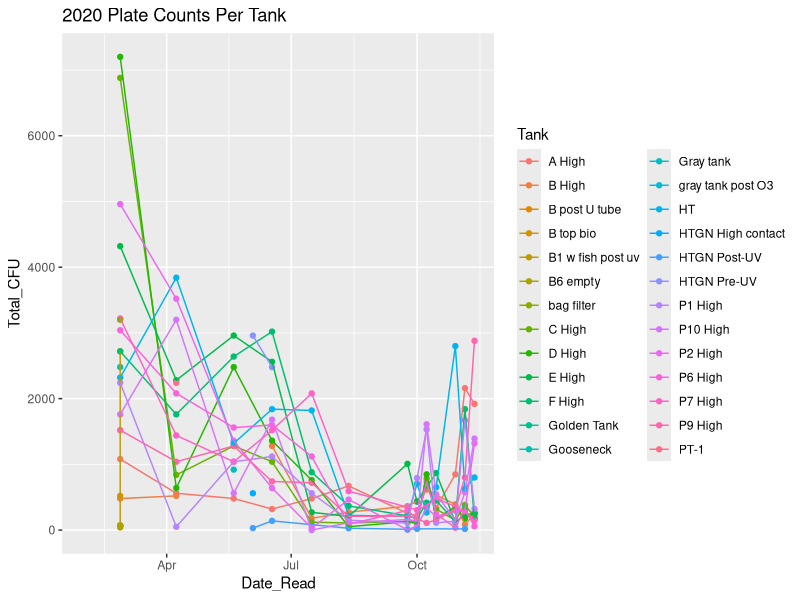
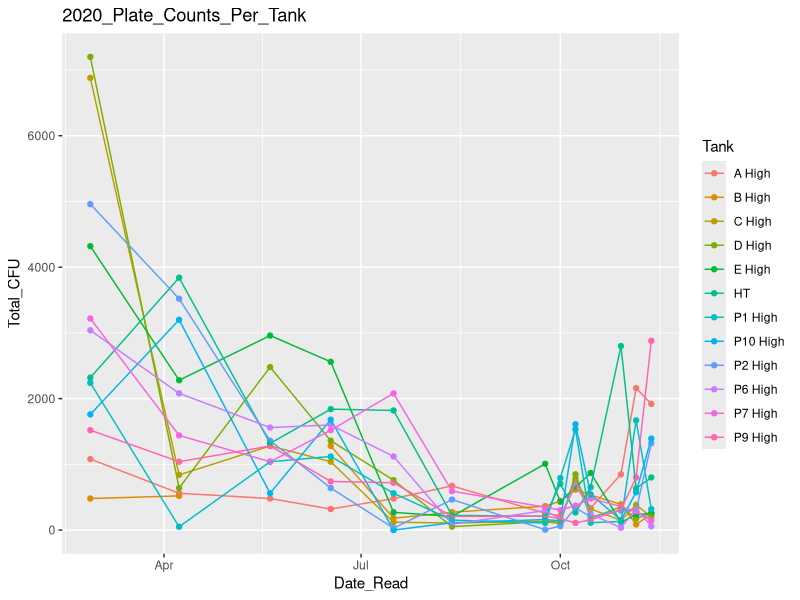
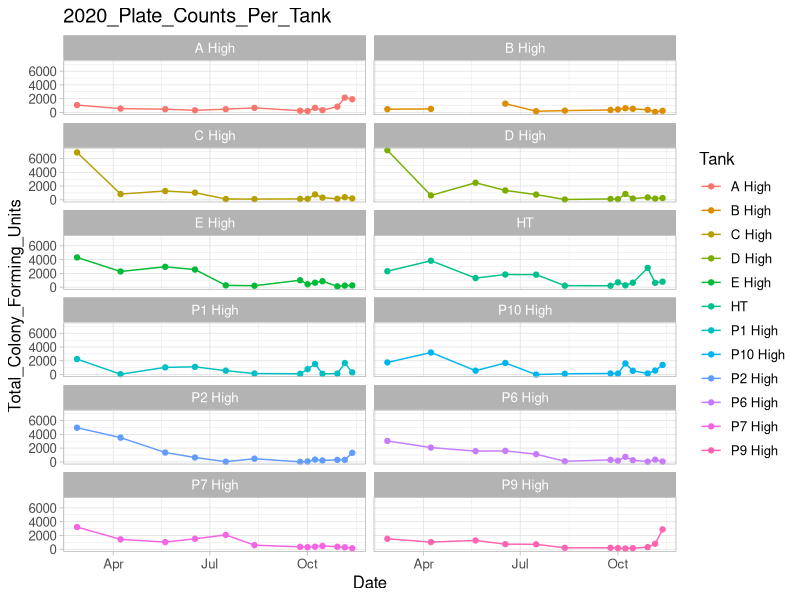
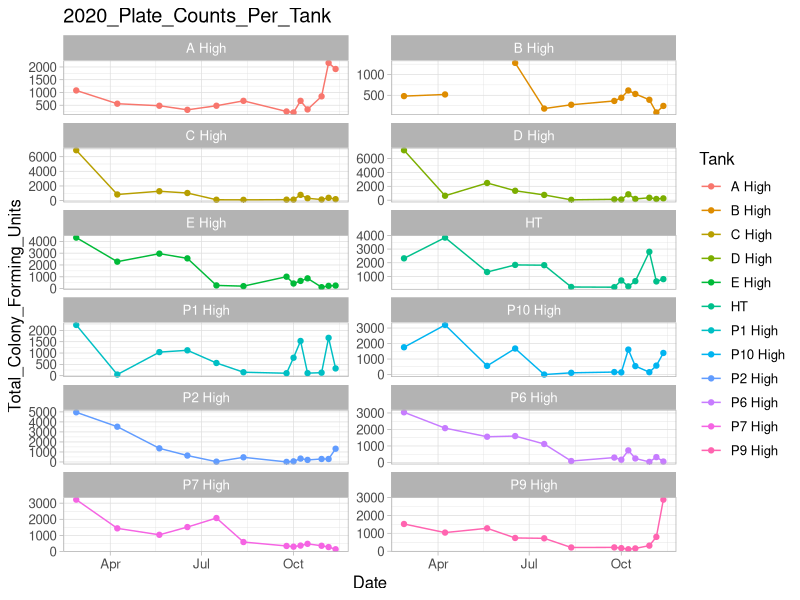
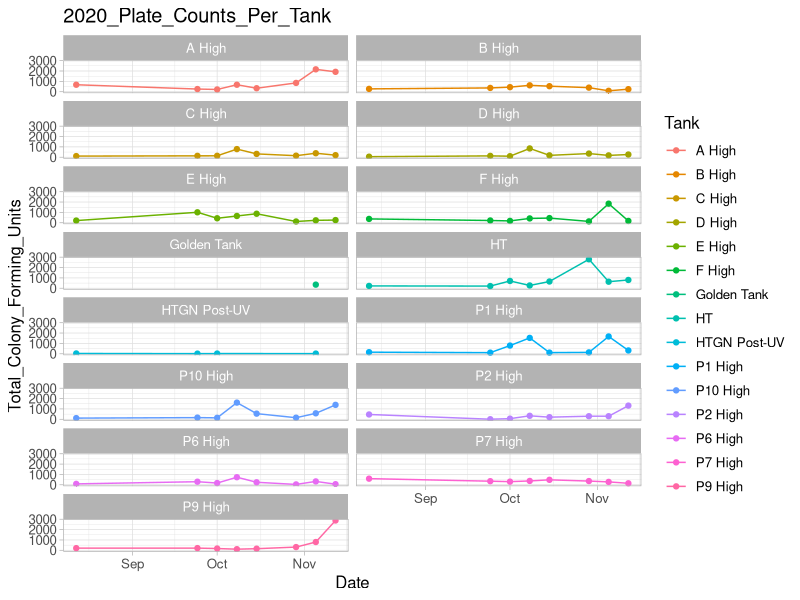
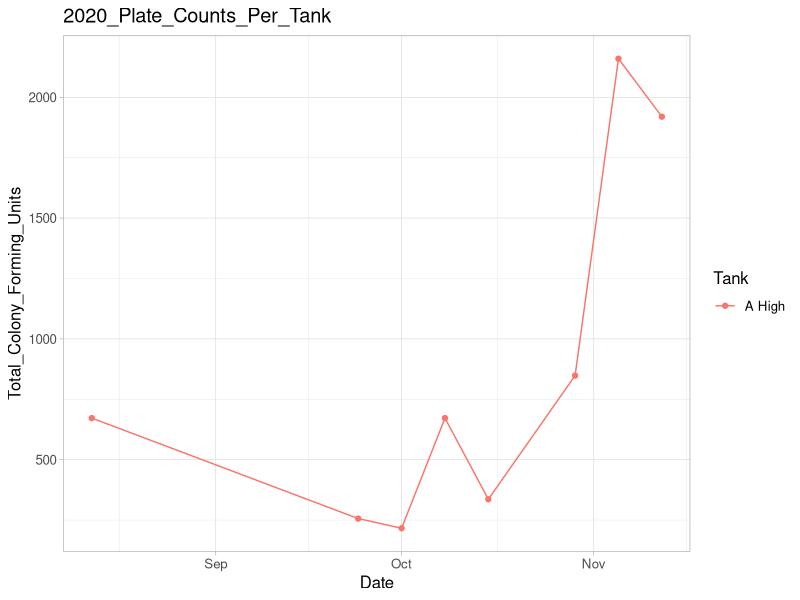
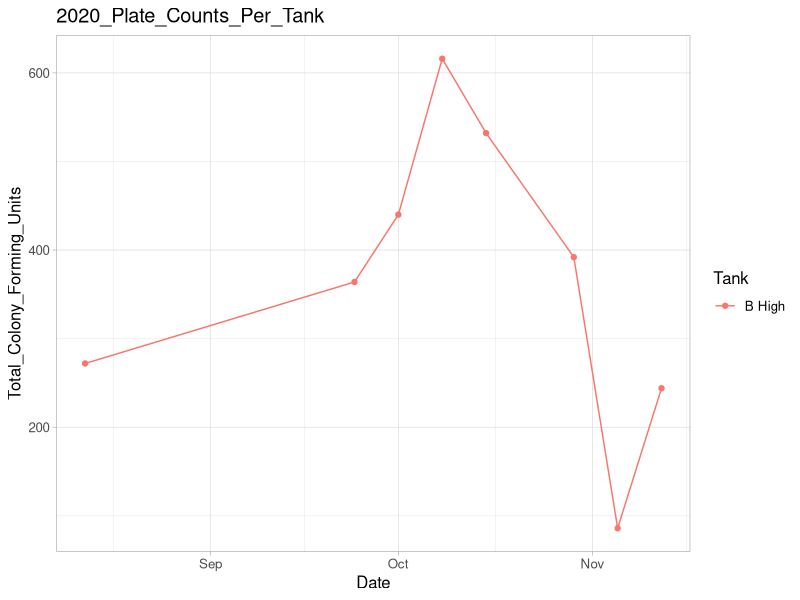
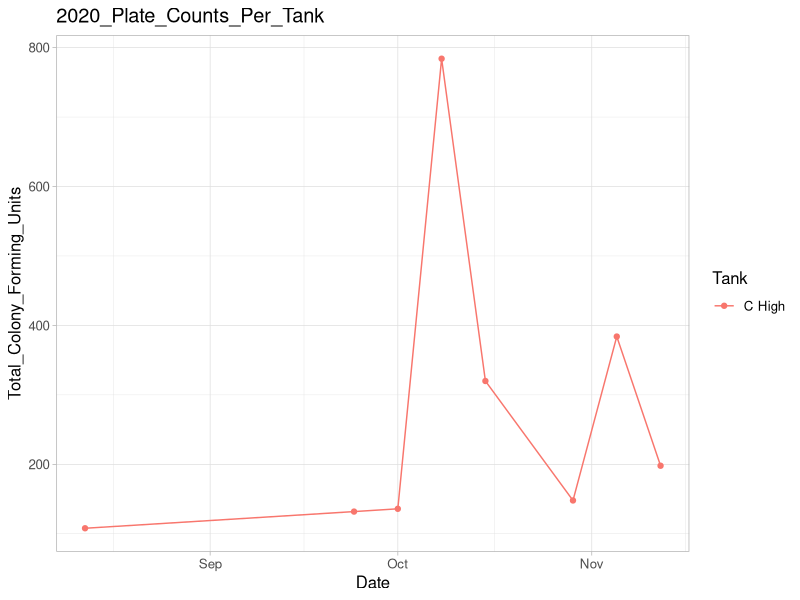

These figures' R source, in order:
## ---- chunk 1
knitr::opts_chunk$set(echo = TRUE, warning=FALSE, message=FALSE)
## ---- chunk 2
library(tidyverse)
library(dplyr)
library(lubridate)
## ---- chunk 3
plate_counts_df_11_12 <- read_csv("2017_plate_counts_fixed_11_12.csv",
    col_types = cols(Dilution_X = col_number(), 
        Half_Plate_Count_TSA_W_SB = col_number(), 
        Full_Plate = col_number(), Hours = col_number(), 
        Count_X_Dil = col_number(), Total_CFU = col_number()),
    locale = locale())
view(plate_counts_df_11_12)

plate_counts_df_11_12 %>% 
  group_by(Date_Read, Tank, Total_CFU) %>% 
  filter(Date_Read >= as.Date("2020-01-30")) %>% 
  ggplot(aes(x = Date_Read, y = Total_CFU)) +
  geom_point((aes(color = Tank))) +
    geom_line((aes(color = Tank))) +
    ggtitle("2020 Plate Counts Per Tank")
## ---- chunk 4
plate_counts_df_11_12 %>% 
  group_by(Date_Read, Tank, Total_CFU) %>% 
  filter(Date_Read >= as.Date("2020-01-30")) %>%
  filter(Tank %in% c("A High", "B High", "B6", "C High", "D High", "E High", "HT", "P1 High", "P2 High", "P6 High", "P7 High", "P9 High", "P9", "P10", "P10 High")) %>% 
  ggplot(aes(x = Date_Read, y = Total_CFU)) +
  geom_point((aes(color = Tank))) +
    geom_line((aes(color = Tank))) +
    ggtitle("2020_Plate_Counts_Per_Tank")
## ---- chunk 5
plate_counts_df_11_12 %>% 
  group_by(Date_Read, Tank, Total_CFU) %>% 
  filter(Date_Read >= as.Date("2020-01-30")) %>%
  filter(Tank %in% c("A High", "B High", "B6", "C High", "D High", "E High", "HT", "P1 High", "P2 High", "P6 High", "P7 High", "P9 High", "P9", "P10", "P10 High")) %>%
  ggplot(aes(x = Date_Read, y = Total_CFU)) +
  geom_point((aes(color = Tank))) +
    geom_line((aes(color = Tank, group = Tank))) +
    ggtitle("2020_Plate_Counts_Per_Tank") +
  facet_wrap(~Tank, ncol=2) +
  labs(x = "Date", y = "Total_Colony_Forming_Units") +
  theme_light() +
  theme(text = element_text (size = 12))

plate_counts_df_11_12 %>% 
  group_by(Date_Read, Tank, Total_CFU) %>% 
  filter(Date_Read >= as.Date("2020-01-30")) %>%
  filter(Tank %in% c("A High", "B High", "B6", "C High", "D High", "E High", "HT", "P1 High", "P2 High", "P6 High", "P7 High", "P9 High", "P9", "P10", "P10 High", "P10 high")) %>%
  ggplot(aes(x = Date_Read, y = Total_CFU)) +
  geom_point((aes(color = Tank))) +
    geom_line((aes(color = Tank, group = Tank))) +
    ggtitle("2020_Plate_Counts_Per_Tank") +
  facet_wrap(~Tank, ncol=2, scales="free_y") +
  labs(x = "Date", y = "Total_Colony_Forming_Units") +
  theme_light() +
  theme(text = element_text (size = 12))
## ---- chunk 6
plate_counts_df_11_12 %>% 
  group_by(Date_Read, Tank, Total_CFU) %>% 
  filter(Date_Read >= as.Date("2020-08-12")) %>%
  ggplot(aes(x = Date_Read, y = Total_CFU)) +
  geom_point((aes(color = Tank))) +
    geom_line((aes(color = Tank, group = Tank))) +
    ggtitle("2020_Plate_Counts_Per_Tank") +
  facet_wrap(~Tank, ncol=2) +
  labs(x = "Date", y = "Total_Colony_Forming_Units") +
  theme_light() +
  theme(text = element_text (size = 12))
## ---- chunk 7
plate_counts_df_11_12 %>% 
  group_by(Date_Read, Tank, Total_CFU) %>% 
  filter(Date_Read >= as.Date("2020-08-12")) %>%
  filter(Tank %in% c("A High")) %>%
  ggplot(aes(x = Date_Read, y = Total_CFU)) +
  geom_point((aes(color = Tank))) +
    geom_line((aes(color = Tank, group = Tank))) +
    ggtitle("2020_Plate_Counts_Per_Tank") +
  labs(x = "Date", y = "Total_Colony_Forming_Units") +
  theme_light() +
  theme(text = element_text (size = 12))
## ---- chunk 8
plate_counts_df_11_12 %>% 
  group_by(Date_Read, Tank, Total_CFU) %>% 
  filter(Date_Read >= as.Date("2020-08-12")) %>%
  filter(Tank %in% c("B High")) %>%
  ggplot(aes(x = Date_Read, y = Total_CFU)) +
  geom_point((aes(color = Tank))) +
    geom_line((aes(color = Tank, group = Tank))) +
    ggtitle("2020_Plate_Counts_Per_Tank") +
  labs(x = "Date", y = "Total_Colony_Forming_Units") +
  theme_light() +
  theme(text = element_text (size = 12))
## ---- chunk 9
plate_counts_df_11_12 %>% 
  group_by(Date_Read, Tank, Total_CFU) %>% 
  filter(Date_Read >= as.Date("2020-08-12")) %>%
  filter(Tank %in% c("C High")) %>%
  ggplot(aes(x = Date_Read, y = Total_CFU)) +
  geom_point((aes(color = Tank))) +
    geom_line((aes(color = Tank, group = Tank))) +
    ggtitle("2020_Plate_Counts_Per_Tank") +
  labs(x = "Date", y = "Total_Colony_Forming_Units") +
  theme_light() +
  theme(text = element_text (size = 12))
## ---- chunk 10
plate_counts_df_11_12 %>% 
  group_by(Date_Read, Tank, Total_CFU) %>% 
  filter(Date_Read >= as.Date("2020-08-12")) %>%
  filter(Tank %in% c("D High")) %>%
  ggplot(aes(x = Date_Read, y = Total_CFU)) +
  geom_point((aes(color = Tank))) +
    geom_line((aes(color = Tank, group = Tank))) +
    ggtitle("2020_Plate_Counts_Per_Tank") +
  labs(x = "Date", y = "Total_Colony_Forming_Units") +
  theme_light() +
  theme(text = element_text (size = 12))
## ---- chunk 11
plate_counts_df_11_12 %>% 
  group_by(Date_Read, Tank, Total_CFU) %>% 
  filter(Date_Read >= as.Date("2020-08-12")) %>%
  filter(Tank %in% c("E High")) %>%
  ggplot(aes(x = Date_Read, y = Total_CFU)) +
  geom_point((aes(color = Tank))) +
    geom_line((aes(color = Tank, group = Tank))) +
    ggtitle("2020_Plate_Counts_Per_Tank") +
  labs(x = "Date", y = "Total_Colony_Forming_Units") +
  theme_light() +
  theme(text = element_text (size = 12))
## ---- chunk 12
plate_counts_df_11_12 %>% 
  group_by(Date_Read, Tank, Total_CFU) %>% 
  filter(Date_Read >= as.Date("2020-08-12")) %>%
  filter(Tank %in% c("F High")) %>%
  ggplot(aes(x = Date_Read, y = Total_CFU)) +
  geom_point((aes(color = Tank))) +
    geom_line((aes(color = Tank, group = Tank))) +
    ggtitle("2020_Plate_Counts_Per_Tank") +
  labs(x = "Date", y = "Total_Colony_Forming_Units") +
  theme_light() +
  theme(text = element_text (size = 12))
## ---- chunk 13
plate_counts_df_11_12 %>% 
  group_by(Date_Read, Tank, Total_CFU) %>% 
  filter(Date_Read >= as.Date("2020-08-12")) %>%
  filter(Tank %in% c("P1 High", "P2 High", "P6 High", "P7 High", "P9 High", "P10 High")) %>%
  ggplot(aes(x = Date_Read, y = Total_CFU)) +
  geom_point((aes(color = Tank))) +
    geom_line((aes(color = Tank, group = Tank))) +
    ggtitle("2020_Plate_Counts_Per_Tank") +
  labs(x = "Date", y = "Total_Colony_Forming_Units") +
  theme_light() +
  theme(text = element_text (size = 12))

plate_counts_df_11_12 %>% 
  group_by(Date_Read, Tank, Total_CFU) %>% 
  filter(Date_Read >= as.Date("2020-08-12")) %>%
  filter(Tank %in% c("P1 High", "P2 High", "P6 High", "P7 High", "P9 High", "P10 High")) %>%
  ggplot(aes(x = Date_Read, y = Total_CFU)) +
  geom_point((aes(color = Tank))) +
    geom_line((aes(color = Tank, group = Tank))) +
    ggtitle("2020_Plate_Counts_Per_Tank") +
  labs(x = "Date", y = "Total_Colony_Forming_Units") +
  theme_light() +
  theme(text = element_text (size = 12)) +
  facet_wrap(~Tank, ncol=2, scales="free_y")
## ---- chunk 14
plate_counts_df_11_12 %>% 
  group_by(Date_Read, Tank, Total_CFU) %>% 
  filter(Date_Read >= as.Date("2020-08-12")) %>%
  filter(Tank %in% c("HT", "HTGN Post-UV")) %>%
  ggplot(aes(x = Date_Read, y = Total_CFU)) +
  geom_point((aes(color = Tank))) +
    geom_line((aes(color = Tank, group = Tank))) +
    ggtitle("2020_Plate_Counts_Per_Tank") +
  labs(x = "Date", y = "Total_Colony_Forming_Units") +
  theme_light() +
  theme(text = element_text (size = 12))

plate_counts_df_11_12 %>% 
  group_by(Date_Read, Tank, Total_CFU) %>% 
  filter(Date_Read >= as.Date("2020-08-12")) %>%
  filter(Tank %in% c("HT", "HTGN Post-UV")) %>%
  ggplot(aes(x = Date_Read, y = Total_CFU)) +
  geom_point((aes(color = Tank))) +
    geom_line((aes(color = Tank, group = Tank))) +
    ggtitle("2020_Plate_Counts_Per_Tank") +
  labs(x = "Date", y = "Total_Colony_Forming_Units") +
  theme_light() +
  theme(text = element_text (size = 12)) +
  facet_wrap(~Tank, ncol=2)
